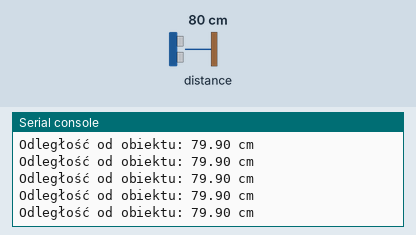
Recording of a program running on a simulated MicroPython board. On the bench: the last lines printed to the serial console. The inputs (shaded band) are chosen by the test bench; at power-on: distance to the obstacle 80 cm. The echo pulse lasts 58.3 µs per cm.

Above: at 1.2 s.
1.3 s: distance to the obstacle set to 2 cm
At 1.72 s:
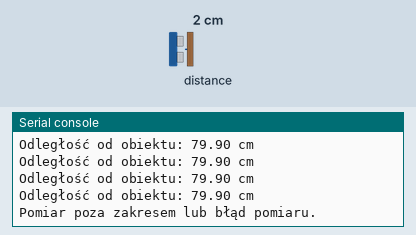
3.0 s: distance to the obstacle set to 4 cm
At 3.22 s:
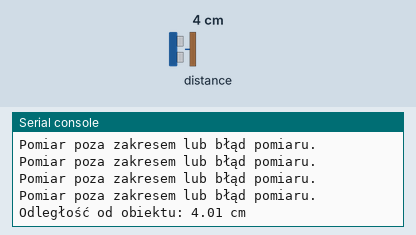

Measured:
- after the input at 1.3 s, the serial console: prints a new line after 0.24 s (image 1)
- after the input at 3.0 s, the serial console: prints a new line at once (image 2)

The program:

dobrze_dzia_ajacy_radar.py
```python
from machine import Pin
import utime

# Stałe
# Prędkość dźwięku w cm/us (mikrosekundach)
SOUND_SPEED_CM_PER_US = 0.0343

# Ustawienie pinów
echo = Pin(0, Pin.IN)
trig = Pin(1, Pin.OUT)

# wlasciwy pomiar
def get_distance():
    # Wyzwolenie impulsu
    trig.value(0)
    utime.sleep_us(2)
    trig.value(1)
    utime.sleep_us(10) # wynika ze specyfikacji czujnika
    trig.value(0)

    # Pomiar czasu sygnału
    timeout_us = 25000  # Dodano timeout dla bezpieczeństwa

    pulse_start = utime.ticks_us() # pobranie czasu przed wyjsciem impulsu (dla bezpieczenstwa)
    while echo.value() == 0 and utime.ticks_us() - pulse_start < timeout_us: # echo zmienia stan na wysoki jak pojdzie pierwszy sygnal
        pass
    start_time = utime.ticks_us() # Włączamy stoper w momencie, gdy pin echo przechodzi w stan wysoki (sygnał wyjściowy czujnika).

    while echo.value() == 1 and utime.ticks_us() - start_time < timeout_us: # tak dlugo az impuls nie wraca echo pozostaje w stanie wysokim
        pass
    end_time = utime.ticks_us() # zgarniecie czasu po powrocie

    # Obliczanie odległości
    time_elapsed = end_time - start_time
    distance_cm = (time_elapsed * SOUND_SPEED_CM_PER_US) / 2

    # Walidacja danych
    # Standardowy czujnik HC-SR04 działa w zakresie 2-400 cm
    if distance_cm > 400 or distance_cm < 2:
        return None  # Zwróć None, jeśli pomiar jest poza zakresem

    return distance_cm

# Główna pętla
while True:
    distance = get_distance()
    if distance is not None:
        print(f"Odległość od obiektu: {distance:.2f} cm")
    else:
        print("Pomiar poza zakresem lub błąd pomiaru.")

    utime.sleep_ms(250)
```
